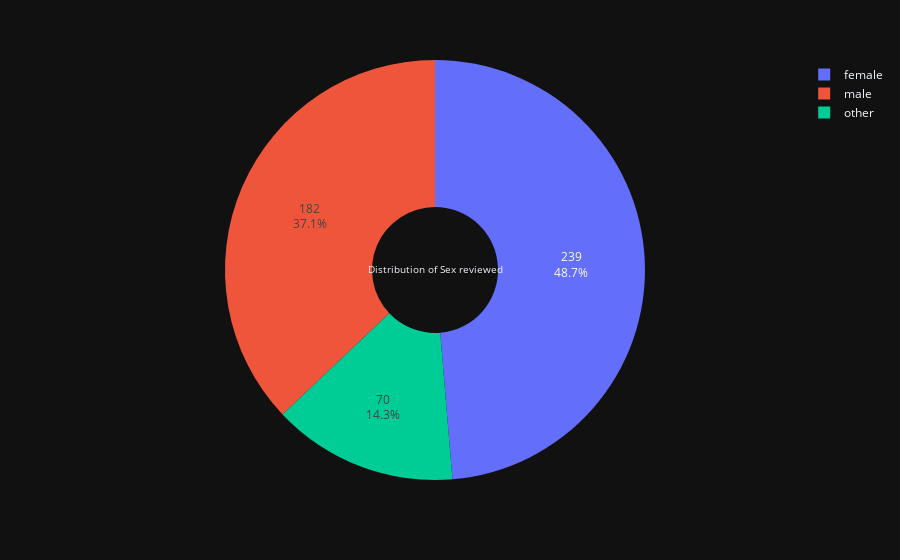

Notebook code cell kept with this figure:
### Markdown cell above
## Data Visualization

### Code cell
fig = px.pie(df, names='user_sex', hole=0.3, template='plotly_dark')
fig.update_traces(textposition='inside', textinfo='percent+value', title='Distribution of Sex reviewed')
fig.show()

### Figure 1 — Plotly figure (JSON) as saved in the notebook; plotly's stock layout.template omitted (floating-point values rounded to 4 significant figures; data arrays with more than 128 entries replaced by an {"elided": "..."} marker saying what was removed)
{"data": [{"domain": {"x": [0.0, 1.0], "y": [0.0, 1.0]}, "hole": 0.3, "hovertemplate": "user_sex=%{label}<extra></extra>", "labels": {"elided": "491 str values"}, "legendgroup": "", "name": "", "showlegend": true, "type": "pie", "textinfo": "percent+value", "textposition": "inside", "title": {"text": "Distribution of Sex reviewed"}}], "layout": {"legend": {"tracegroupgap": 0}, "margin": {"t": 60}}}
